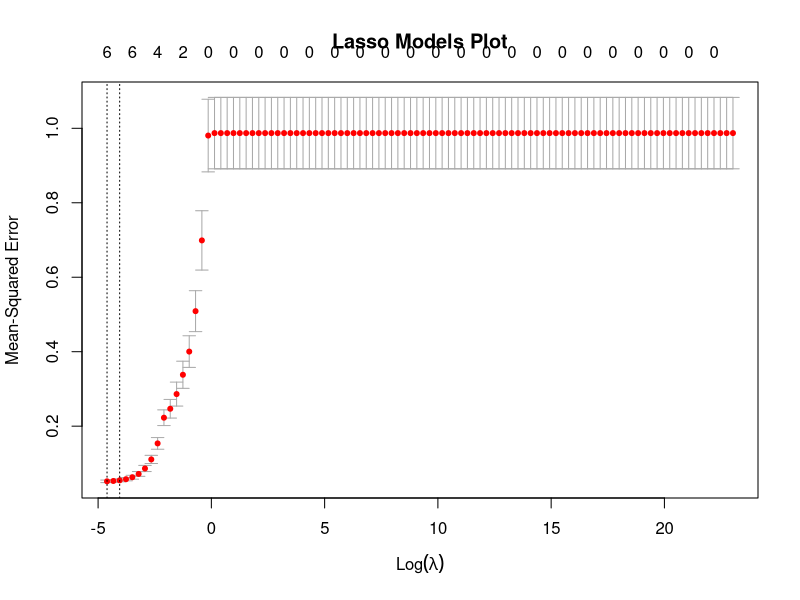

Recreate this plot in R. (Note: this script raises an error after producing the figure.)
library(glmnet)

# read in data
train_data <- read.csv("data/train-data.csv")
test_data <- read.csv("data/test-data.csv")
full_data <- read.csv("data/scaled-credit.csv")

### TRAIN ###
train_x <- as.matrix(train_data)[,c(-1,-13)]
train_y <- train_data$Balance
grid <- 10^seq(10, -2, length = 100)
set.seed(100)
lasso.mod <- cv.glmnet(train_x, train_y, intercept = FALSE, standardize = FALSE, lambda = grid, alpha = 1)

# save plot
png("images/lasso-models-plot.png")
plot(lasso.mod, main = "Lasso Models Plot")
dev.off()

# model selection
min_lambda <- lasso.mod$lambda.min
best_fit <- glmnet(train_x, train_y, intercept = FALSE, standardize = FALSE, lambda = min_lambda, alpha = 1)

### TEST ###
test_x <- as.matrix(test_data)[,c(-1,-13)]
target_y <- test_data$Balance
# test set prediction -- MSE
lasso.pred <- predict(best_fit, newx = test_x)
lasso_test_mse <- mean((lasso.pred - target_y)^2)

### FULL DATASET ###
full_x <- as.matrix(full_data)[,c(-1,-13)]
full_y <- full_data$Balance

official_fit <- glmnet(full_x, full_y, intercept = FALSE, standardize = FALSE, lambda = min_lambda, alpha = 0)
lasso_official_coef <- coef(official_fit)

# save RData
save(lasso.mod, min_lambda, lasso_test_mse, lasso_official_coef, file = "data/regressions/lasso-models.RData")

